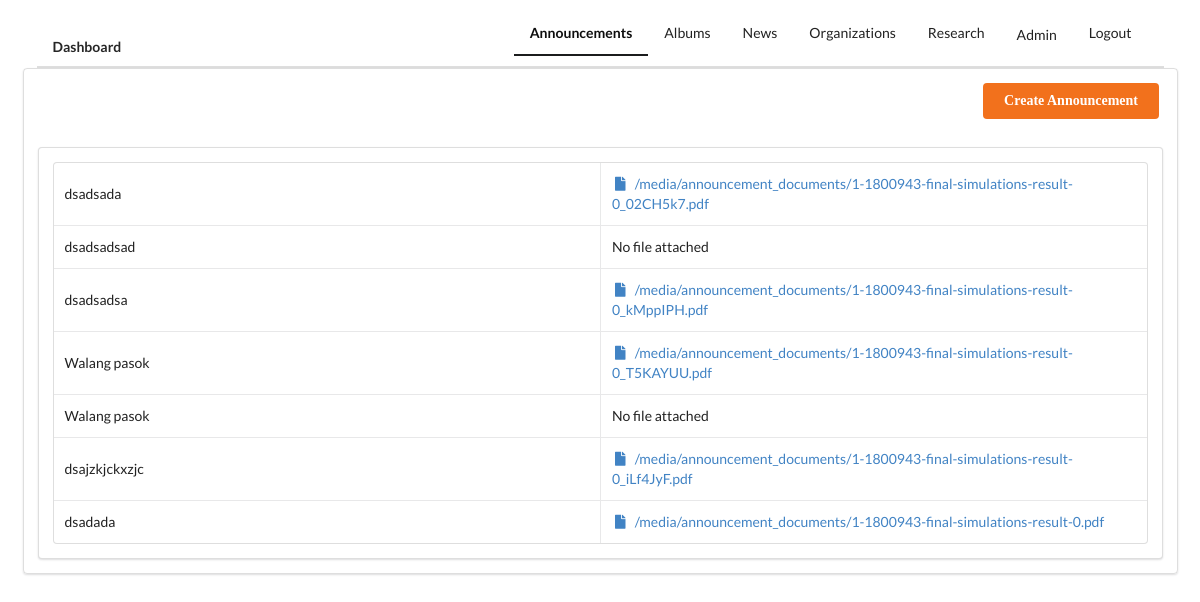
Page /staff/announcements/ (signed in) on the earlier database version.
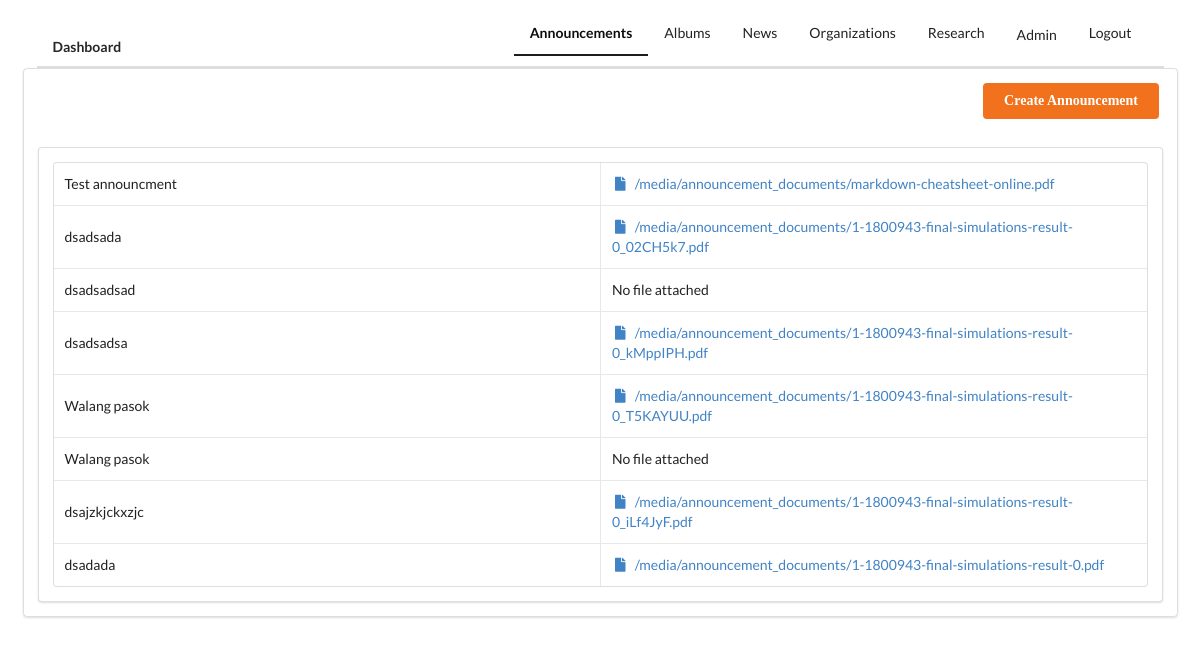
Same page on the later database version.
### staff/models.py (models this page shows, shortened)
class Announcement(models.Model):
    title = models.CharField(max_length=200)
    description = models.TextField(max_length=21845)
    file = models.FileField(blank=True, null=True, validators=[FileExtensionValidator(['pdf', 'doc', 'docx'])], upload_to="announcement_documents")
    date_created = models.DateTimeField(default=timezone.now)

### staff/views.py (the view)
# urls.py: path('announcements/', views.AnnouncementListView.as_view(), name='announcements'),
class AnnouncementListView(LoginRequiredMixin, ListView):
    redirect_field_name='staff/index.html'
    model = Announcement
    context_object_name= 'announcements'
    def get_queryset(self):
        return Announcement.objects.order_by('-date_created')

### templates/staff/announcement_list.html
{% extends 'staff/base_staff.html' %}
{% block announcement %}
	active
{% endblock %}
{% block main_content %}
	<div class="ui grid segments">
		<div class="row">
			<div class="four wide right floated right aligned column">
				<a href="{% url 'staff:create_announcement' %}" class="ui orange button">Create Announcement</a>
			</div>
		</div>
		<div class="row">
			<div class="column">
				<div class="ui segment">
			    <table class="ui celled two column table">
			    	{% for announcement in announcements %}
			    	<tr>
			    		<td>
			    			{{ announcement.title }}
			    		</td>
			    		<td>
								{% if announcement.file %}
			    			<a href="{% url 'staff:view_file' pk=announcement.pk %}"><i class="ui file icon"></i> {{ announcement.file.url }}</a>
								{% else %}
								No file attached
								{%endif%}
			    		</td>
			    	</tr>
			    	{% endfor %}
			    </table>
			  </div>
			</div>
		</div>
	</div>
{% endblock %}

Differences in the rows shown:
added Announcement: title "Test announcment", file "/media/announcement_documents/markdown-cheatsheet-online.pdf"
